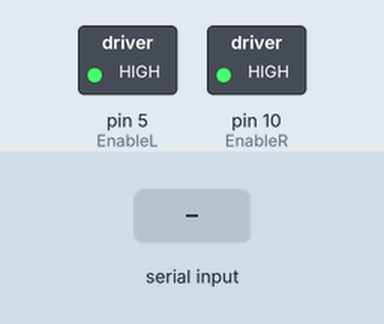
The sketch below on a simulated Arduino Uno, built with avr-gcc and run on an emulated ATmega328P. On the bench: switched loads named in the sketch (green lamp = pin HIGH). Inputs (shaded band) come from the test bench. What the sketch prints to the serial monitor is not drawn.

Above: at 1.2 s.
1.3 s: "1" received over Serial
At 9.8 s:
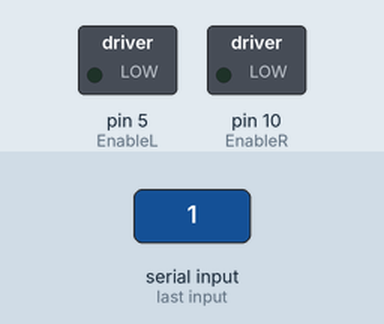
At 11.3 s:
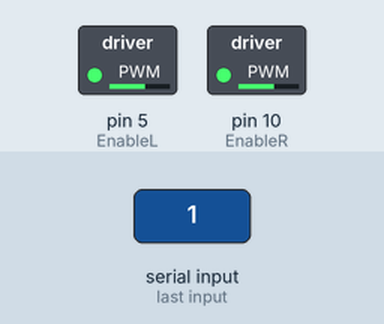
Timing chart, 0 to 22.5 s (numbered marks = the images above; inputs shaded):
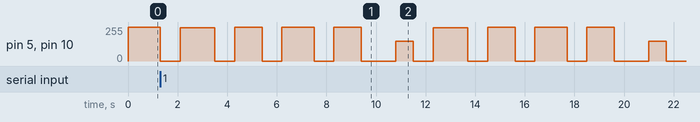

The sketch:

arduino.ino
```cpp
char data;
const int EnableL = 5;
const int HighL = 6;       // LEFT SIDE MOTOR
const int LowL =7;

const int EnableR = 10;
const int HighR = 8;       //RIGHT SIDE MOTOR
const int LowR =9;

void setup() {
  Serial.begin(9600);
}

void Forward()
{
  digitalWrite(HighL, HIGH);
  digitalWrite(LowL, LOW);
  analogWrite(EnableL,255);

  digitalWrite(HighR, HIGH);
  digitalWrite(LowR, LOW);
  analogWrite(EnableR,255);

}

void sideChange()
{
  analogWrite(EnableL, 0);
  analogWrite(EnableR, 0);
  delay(800);

  analogWrite(EnableL, 250);
  analogWrite(EnableR, 250);    //forward
  delay(1400);

  analogWrite(EnableL, 0);
  analogWrite(EnableR, 0);
  delay(800);

  digitalWrite(HighL, HIGH);
  digitalWrite(LowL, LOW);
  digitalWrite(HighR, LOW);   //   left
  digitalWrite(LowR, HIGH);
  analogWrite(EnableL, 255);
  analogWrite(EnableR, 255);
  delay(1100);

  analogWrite(EnableL, 0);
  analogWrite(EnableR, 0);
  delay(800);

  digitalWrite(HighL, LOW);
  digitalWrite(LowL, HIGH);
  digitalWrite(HighR, LOW);   // forward
  digitalWrite(LowR, HIGH);
  analogWrite(EnableL, 255);
  analogWrite(EnableR, 255);
  delay(1300);

  analogWrite(EnableL, 0);
  analogWrite(EnableR, 0);
  delay(800);

  digitalWrite(HighL, LOW);
  digitalWrite(LowL, HIGH);
  digitalWrite(HighR, LOW);    //Right
  digitalWrite(LowR, HIGH);
  analogWrite(EnableL, 255);
  analogWrite(EnableR, 255);
  delay(1100);


  analogWrite(EnableL, 0);
  analogWrite(EnableR, 0);
  delay(1400);


  digitalWrite(HighL, LOW);
  digitalWrite(LowL, HIGH);
  digitalWrite(HighR, LOW);  // forward
  digitalWrite(LowL, HIGH);
  analogWrite(EnableL, 150);
  analogWrite(EnableR, 150);
  delay(700);
}

void loop()
{
    if(Serial.available()!=0)
    {
        data = Serial.read();
    }

    if(data=='1')
     {

         sideChange();
         Serial.println(data);


     }
     else{
       Forward();
       Serial.println(" car is moving forward");
     }


}
```

Measured:
- after the input at 1.3 s, pin 5 (EnableL), pin 10 (EnableR): 255/255 → 0/255 at once, → 250/255 0.80 s later, → 0/255 1.4 s later, → 255/255 0.80 s later, … (21 changes in this stretch)
